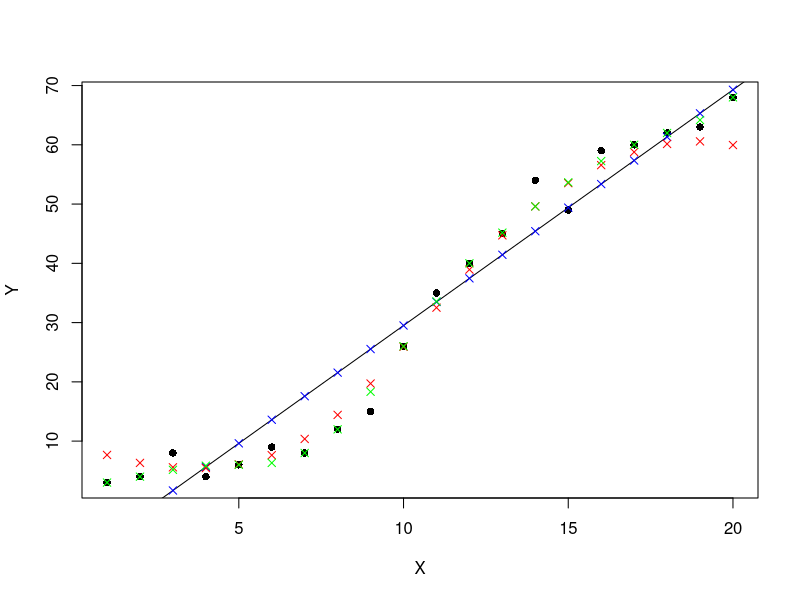

Here is the R script that generated this plot:
# Reference: 
library(e1071)
data <- read.csv("SVMRegression.csv")

############### OLS Baseline ###############
plot(data, pch=16)

# Create a linear regression model
model <- lm(Y ~ X, data)

# Add the fitted line
abline(model)

# make a prediction for each X
predictedY <- predict(model, data)

# add the predictions from OLS
points(data$X, predictedY, col = "blue", pch=4)

############### SVM Regression ###############
# help(svm)
model <- svm(Y ~ X , data) # withotu epsilon, you can run SVM regression, the default value is 0.1 and you can tune to change it
predictedYSVM <- predict(model, data)

# Add red dot are the predicted vcalue of SVM regression
points(data$X, predictedYSVM, col = "red", pch=4)

# perform a grid search on C and epsilon together
tuneResult <- tune(svm, Y ~ X,  data = data,ranges = list(epsilon = seq(0,1,0.1), cost = 2^(2:9))) # epsilon from 0 to 1 with step 0.1
print(tuneResult)
# Draw the tuning graph
# I comment the following graph so you can still see the predicted value on the orignal plot
# plot(tuneResult) 

# using the best model 
tunedModel <- tuneResult$best.model
tunedModelYSVM2 <- predict(tunedModel, data) 
# Add the predictions
points(data$X, tunedModelYSVM2, col = "green", pch=4)

# Last remark, in this example, there is no testing dataset, so our best model may overfit although there are 10-fold cross validation during tuning.